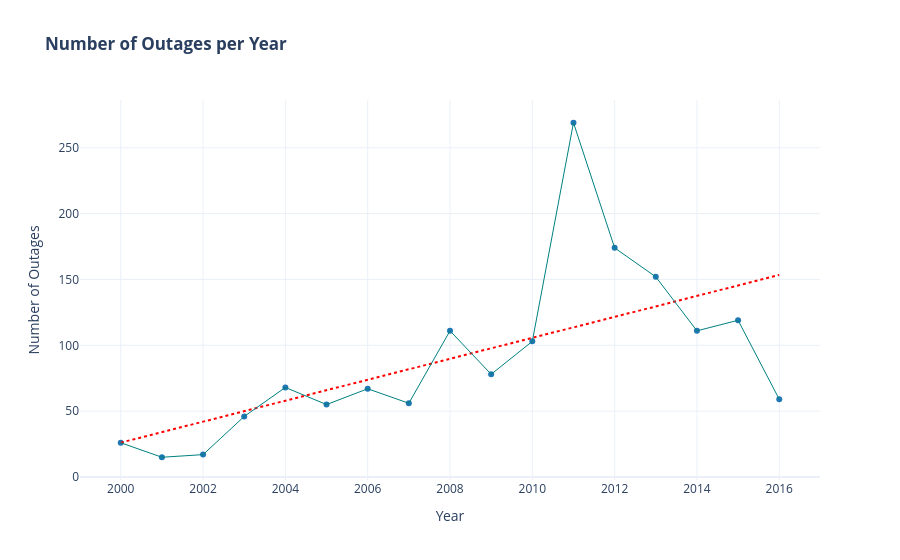

This figure's notebook cell:
### Markdown cell above
# Exploratory Data Analysis

### Code cell
# Outage Frequency over the Years
yearly = df_cleaned.groupby('YEAR', observed=True).size().reset_index(name='Number of Outages')
fig = px.scatter(
    yearly, 
    x='YEAR', 
    y='Number of Outages', 
    title='<b>Number of Outages per Year</b>',
    labels={'Number of Outages': 'Number of Outages', 'YEAR': 'Year'},
    trendline='ols' 
)

fig.add_trace(go.Scatter(
    x=yearly['YEAR'], 
    y=yearly['Number of Outages'], 
    mode='lines', 
    name='Trend', 
    line=dict(color='teal', width=1),
    showlegend=False
))
fig.data[1].line.color = 'red'
fig.data[1].line.dash = 'dot'
fig.update_layout( 
    template="plotly_white" # Match style of other plots
)
fig.show()

# Export plot for website
fig.write_html('docs/assets/plots/outages_per_year_all.html', include_plotlyjs='cdn')

### Figure 1 — Plotly figure (JSON) as saved in the notebook; plotly's stock layout.template omitted (floating-point values rounded to 4 significant figures)
{"data": [{"hovertemplate": "Year=%{x}<br>Number of Outages=%{y}<extra></extra>", "legendgroup": "", "marker": {"color": "#1F77B4", "symbol": "circle"}, "mode": "markers", "name": "", "orientation": "v", "showlegend": false, "type": "scatter", "x": [2000, 2001, 2002, 2003, 2004, 2005, 2006, 2007, 2008, 2009, 2010, 2011, 2012, 2013, 2014, 2015, 2016], "xaxis": "x", "y": [26, 15, 17, 46, 68, 55, 67, 56, 111, 78, 103, 269, 174, 152, 111, 119, 59], "yaxis": "y"}, {"hovertemplate": "<b>OLS trendline</b><br>Number of Outages = 7.95588 * YEAR + -15885.6<br>R<sup>2</sup>=0.389414<br><br>Year=%{x}<br>Number of Outages=%{y} <b>(trend)</b><extra></extra>", "legendgroup": "", "line": {"color": "red", "dash": "dot"}, "marker": {"color": "#1F77B4", "symbol": "circle"}, "mode": "lines", "name": "", "showlegend": false, "type": "scatter", "x": [2000, 2001, 2002, 2003, 2004, 2005, 2006, 2007, 2008, 2009, 2010, 2011, 2012, 2013, 2014, 2015, 2016], "xaxis": "x", "y": [26.12, 34.07, 42.03, 49.99, 57.94, 65.9, 73.85, 81.81, 89.76, 97.72, 105.7, 113.6, 121.6, 129.5, 137.5, 145.5, 153.4], "yaxis": "y"}, {"line": {"color": "teal", "width": 1}, "mode": "lines", "name": "Trend", "showlegend": false, "type": "scatter", "x": [2000, 2001, 2002, 2003, 2004, 2005, 2006, 2007, 2008, 2009, 2010, 2011, 2012, 2013, 2014, 2015, 2016], "y": [26, 15, 17, 46, 68, 55, 67, 56, 111, 78, 103, 269, 174, 152, 111, 119, 59]}], "layout": {"legend": {"tracegroupgap": 0}, "title": {"text": "<b>Number of Outages per Year</b>"}, "xaxis": {"anchor": "y", "domain": [0, 1], "title": {"text": "Year"}}, "yaxis": {"anchor": "x", "domain": [0, 1], "title": {"text": "Number of Outages"}}}}
